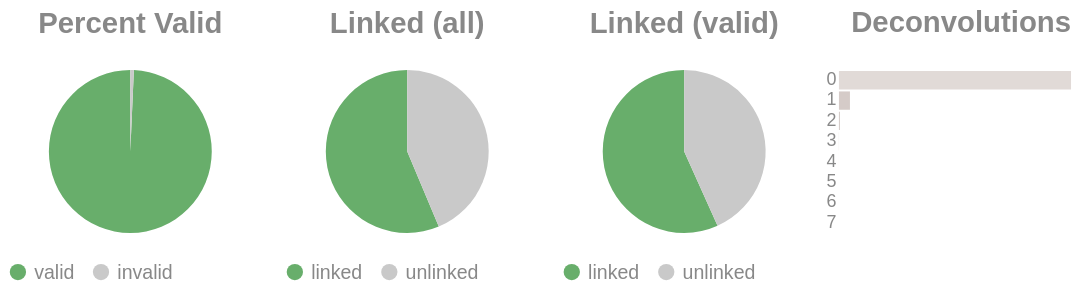

Notebook cell for this chart:
### Code cell
if SKIPLR:
    pass
else:
    clash = Counter()
    for i in valids['molecule'].to_list():
        _mol = i.split("-")
        if len(_mol) == 1:
            clash.update('0')
        else:
            clash.update(_mol[-1])

    _d = {"deconvolutions": [], 'count': []}
    for k,v in clash.items():
        _d['deconvolutions'].append(k)
        _d['count'].append(v)

    tot_valid = valids['reads'].sum()
    mask = valids['reads'] >= 2
    n_linked_reads = valids.filter(mask)['reads'].sum()
    if n_linked_reads == 0:
        print_html("No linked molecules (>=2 reads) were detected; skipping linked-only distributions.")
        SKIPLR = True
    else:
        perc_valid = round(tot_valid / n_reads, 4)
        linked_perc_abs = round(n_linked_reads / n_reads, 4)
        linked_perc = round(n_linked_reads / tot_valid, 4)

    _valid = pl.DataFrame({"valids": ['valid', 'invalid'], "count": [tot_valid, n_reads - tot_valid]})
    _linked_abs = pl.DataFrame({"linked (absolute)": ['linked', 'unlinked'], "count": [n_linked_reads, n_reads - n_linked_reads]})
    _linked_rel = pl.DataFrame({"linked (valids)": ['linked', 'unlinked'], "count": [n_linked_reads, tot_valid - n_linked_reads]})

    (
        alt.hconcat(
            piechart(_valid, goodval = 'valid', title = "Percent Valid"),
            piechart(_linked_abs, goodval = "linked", title =  "Linked (all)"),
            piechart(_linked_rel, goodval = "linked", title =  "Linked (valid)"),
            convolutionbar(pl.DataFrame(_d), title = "Deconvolutions"),
            center = True,
            bounds = 'flush'
        )
        .resolve_scale(color='independent')
        .resolve_legend('independent')
        .properties(usermeta={'embedOptions': {"actions": False}})
    ).display()

### Figure 1 — Vega-Lite specification as saved in the notebook (floating-point values rounded to 4 significant figures)
{"width": "container", "height": 400, "config": {"title": {"anchor": "start", "dy": -15, "fontSize": 18, "color": "#888888", "subtitleColor": "#888888", "subtitleFontSize": 14}, "arc": {"fill": "#0072B2"}, "axis": {"domainColor": "#888888", "domainWidth": 0.5, "gridWidth": 0.2, "grid": false, "titleFontWeight": 400, "titleFontSize": 15, "labelFontSize": 11, "labelColor": "#888888", "tickColor": "#888888", "tickWidth": 0.2, "titleColor": "#888888"}, "axisBand": {"grid": false}, "axisX": {"grid": true, "tickSize": 10, "domainCap": "round"}, "axisY": {"domain": false, "grid": true, "tickSize": 0, "domainCap": "round"}, "background": "transparent", "header": {"labelFontSize": 15, "labelColor": "#888888", "titleFontSize": 15, "titleFontWeight": 600, "titleColor": "#888888"}, "legend": {"labelFont": "sans-serif", "labelFontSize": 12, "labelColor": "#888888", "symbolSize": 100, "symbolType": "circle", "titleFontSize": 12, "titlePadding": 10, "titleColor": "#888888", "title": null}, "range": {"category": ["#E69F00", "#56B4E9", "#009E73", "#F0E442", "#0072B2", "#D55E00", "#CC79A7", "#000000"], "diverging": ["#cfe8f3", "#a2d4ec", "#73bfe2", "#46abdb", "#1696d2", "#12719e"]}, "area": {"fill": "#0072B2", "fillOpacity": 0.7, "line": true, "strokeOpacity": 0.7}, "line": {"color": "#0072B2", "stroke": "#0072B2", "strokeWidth": 2}, "trail": {"color": "#0072B2", "stroke": "#0072B2", "strokeWidth": 0, "size": 1}, "point": {"filled": true, "fillOpacity": 1.0, "size": 95}, "text": {"color": "#888888", "fontSize": 11, "align": "right", "fontWeight": 400, "size": 11}, "bar": {"fill": "#0072B2", "stroke": null}, "view": {"stroke": null, "continuousWidth": 660, "continuousHeight": 400}}, "hconcat": [{"data": {"name": "data-25dbff4bef778cdb7a7eb992afc710d9"}, "mark": {"type": "arc"}, "encoding": {"color": {"field": "valids", "legend": {"orient": "bottom", "title": null}, "scale": {"domain": ["valid", "invalid"], "range": ["#68ae6b", "#C9C9C9"]}, "title": "Valids", "type": "nominal"}, "theta": {"field": "count", "type": "quantitative"}, "tooltip": [{"field": "valids", "title": "Valids", "type": "ordinal"}, {"field": "percent", "format": ".2%", "title": "Percent", "type": "quantitative"}, {"field": "count", "title": "Count", "type": "quantitative"}]}, "height": 100, "title": {"text": "Percent Valid", "align": "center", "anchor": "middle"}, "transform": [{"calculate": "datum.count / 11301747", "as": "percent"}], "width": 150}, {"data": {"name": "data-65fda9430cbb8845baf8d1827d16d168"}, "mark": {"type": "arc"}, "encoding": {"color": {"field": "linked (absolute)", "legend": {"orient": "bottom", "title": null}, "scale": {"domain": ["linked", "unlinked"], "range": ["#68ae6b", "#C9C9C9"]}, "title": "Linked (Absolute)", "type": "nominal"}, "theta": {"field": "count", "type": "quantitative"}, "tooltip": [{"field": "linked (absolute)", "title": "Linked (Absolute)", "type": "ordinal"}, {"field": "percent", "format": ".2%", "title": "Percent", "type": "quantitative"}, {"field": "count", "title": "Count", "type": "quantitative"}]}, "height": 100, "title": {"text": "Linked (all)", "align": "center", "anchor": "middle"}, "transform": [{"calculate": "datum.count / 11301747", "as": "percent"}], "width": 150}, {"data": {"name": "data-6319b7e5d6d89e5be79e52542d017c60"}, "mark": {"type": "arc"}, "encoding": {"color": {"field": "linked (valids)", "legend": {"orient": "bottom", "title": null}, "scale": {"domain": ["linked", "unlinked"], "range": ["#68ae6b", "#C9C9C9"]}, "title": "Linked (Valids)", "type": "nominal"}, "theta": {"field": "count", "type": "quantitative"}, "tooltip": [{"field": "linked (valids)", "title": "Linked (Valids)", "type": "ordinal"}, {"field": "percent", "format": ".2%", "title": "Percent", "type": "quantitative"}, {"field": "count", "title": "Count", "type": "quantitative"}]}, "height": 100, "title": {"text": "Linked (valid)", "align": "center", "anchor": "middle"}, "transform": [{"calculate": "datum.count / 11223025", "as": "percent"}], "width": 150}, {"data": {"name": "data-21c61f3c1390667448e846c37855bfc3"}, "mark": {"type": "bar"}, "encoding": {"color": {"field": "deconvolutions", "legend": null, "scale": {"scheme": "lightgreyred"}, "type": "nominal"}, "tooltip": [{"field": "deconvolutions", "title": "Deconvolutions", "type": "ordinal"}, {"field": "percent", "format": ".2%", "title": "Percent", "type": "quantitative"}, {"field": "count", "title": "Count", "type": "quantitative"}], "x": {"axis": null, "field": "count", "type": "quantitative"}, "y": {"field": "deconvolutions", "sort": "ascending", "title": null, "type": "nominal"}}, "height": 100, "title": {"text": "Deconvolutions", "align": "center", "anchor": "middle"}, "transform": [{"calculate": "datum.count / 6989744", "as": "percent"}], "width": 150}], "bounds": "flush", "center": true, "resolve": {"legend": {"angle": "independent"}, "scale": {"color": "independent"}}, "usermeta": {"embedOptions": {"actions": false}}, "$schema": "https://vega.github.io/schema/vega-lite/v6.1.0.json", "datasets": {"data-25dbff4bef778cdb7a7eb992afc710d9": [{"valids": "valid", "count": 11223025}, {"valids": "invalid", "count": 78722}], "data-65fda9430cbb8845baf8d1827d16d168": [{"linked (absolute)": "linked", "count": 6365954}, {"linked (absolute)": "unlinked", "count": 4935793}], "data-6319b7e5d6d89e5be79e52542d017c60": [{"linked (valids)": "linked", "count": 6365954}, {"linked (valids)": "unlinked", "count": 4857071}], "data-21c61f3c1390667448e846c37855bfc3": [{"deconvolutions": "0", "count": 6648930}, {"deconvolutions": "1", "count": 315171}, {"deconvolutions": "2", "count": 23118}, {"deconvolutions": "3", "count": 2206}, {"deconvolutions": "4", "count": 269}, {"deconvolutions": "5", "count": 42}, {"deconvolutions": "6", "count": 6}, {"deconvolutions": "7", "count": 2}]}}
